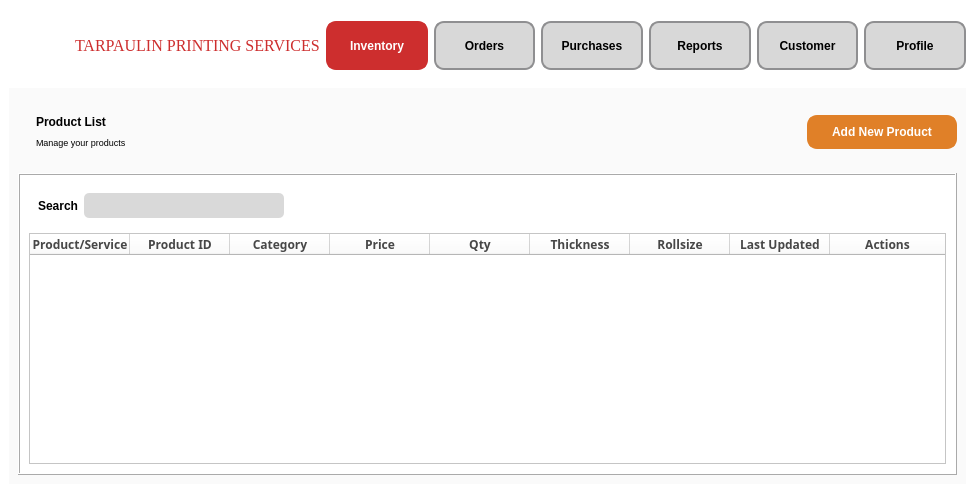
<?xml version="1.0" encoding="UTF-8"?>
<ui version="4.0">
 <class>MainWindow</class>
 <widget class="QMainWindow" name="MainWindow">
  <property name="geometry">
   <rect>
    <x>0</x>
    <y>0</y>
    <width>975</width>
    <height>493</height>
   </rect>
  </property>
  <property name="sizePolicy">
   <sizepolicy hsizetype="Fixed" vsizetype="Fixed">
    <horstretch>0</horstretch>
    <verstretch>0</verstretch>
   </sizepolicy>
  </property>
  <property name="windowTitle">
   <string>MainWindow</string>
  </property>
  <property name="styleSheet">
   <string notr="true">background-color: white;</string>
  </property>
  <widget class="QWidget" name="centralwidget">
   <layout class="QVBoxLayout" name="verticalLayout">
    <item>
     <widget class="QFrame" name="NavbarFrame">
      <property name="enabled">
       <bool>true</bool>
      </property>
      <property name="sizePolicy">
       <sizepolicy hsizetype="Preferred" vsizetype="Preferred">
        <horstretch>0</horstretch>
        <verstretch>0</verstretch>
       </sizepolicy>
      </property>
      <property name="cursor">
       <cursorShape>ArrowCursor</cursorShape>
      </property>
      <property name="styleSheet">
       <string notr="true">QPushButton {
    min-width: 100px; 
    max-width: 150px;
    min-height: 40px;
    max-height: 35px;
	font-size:12px;
	border: 2px solid #8f8f91; 
	border-radius: 10px;
	background-color: #d8d8d8; 
	min-width: 80px; 
	min-height: 30px; 
	padding: 5px; 
	color: black; 
	font-weight: bold; 
}
</string>
      </property>
      <property name="frameShape">
       <enum>QFrame::NoFrame</enum>
      </property>
      <property name="frameShadow">
       <enum>QFrame::Plain</enum>
      </property>
      <layout class="QHBoxLayout" name="horizontalLayout">
       <property name="leftMargin">
        <number>5</number>
       </property>
       <property name="rightMargin">
        <number>0</number>
       </property>
       <item>
        <widget class="QLabel" name="Logo">
         <property name="enabled">
          <bool>true</bool>
         </property>
         <property name="sizePolicy">
          <sizepolicy hsizetype="Fixed" vsizetype="Fixed">
           <horstretch>0</horstretch>
           <verstretch>0</verstretch>
          </sizepolicy>
         </property>
         <property name="minimumSize">
          <size>
           <width>55</width>
           <height>55</height>
          </size>
         </property>
         <property name="maximumSize">
          <size>
           <width>55</width>
           <height>55</height>
          </size>
         </property>
         <property name="cursor">
          <cursorShape>PointingHandCursor</cursorShape>
         </property>
         <property name="autoFillBackground">
          <bool>false</bool>
         </property>
         <property name="styleSheet">
          <string notr="true"/>
         </property>
         <property name="text">
          <string/>
         </property>
         <property name="textFormat">
          <enum>Qt::RichText</enum>
         </property>
         <property name="pixmap">
          <pixmap>static/logo.png</pixmap>
         </property>
         <property name="scaledContents">
          <bool>true</bool>
         </property>
         <property name="wordWrap">
          <bool>false</bool>
         </property>
        </widget>
       </item>
       <item>
        <widget class="QLabel" name="tarp">
         <property name="font">
          <font>
           <family>Georgia</family>
           <pointsize>12</pointsize>
           <weight>9</weight>
           <italic>false</italic>
           <bold>false</bold>
          </font>
         </property>
         <property name="cursor">
          <cursorShape>PointingHandCursor</cursorShape>
         </property>
         <property name="autoFillBackground">
          <bool>false</bool>
         </property>
         <property name="styleSheet">
          <string notr="true">font: 75 12pt &quot;Georgia&quot;;
color: #CD2E2E;</string>
         </property>
         <property name="text">
          <string>TARPAULIN PRINTING SERVICES</string>
         </property>
        </widget>
       </item>
       <item>
        <widget class="QPushButton" name="Inventory">
         <property name="minimumSize">
          <size>
           <width>94</width>
           <height>44</height>
          </size>
         </property>
         <property name="cursor">
          <cursorShape>PointingHandCursor</cursorShape>
         </property>
         <property name="styleSheet">
          <string notr="true">font-size:12px;
color: white;
border: 2px solid #CD2E2E;
background-color: #CD2E2E;
</string>
         </property>
         <property name="text">
          <string>Inventory</string>
         </property>
        </widget>
       </item>
       <item>
        <widget class="QPushButton" name="Order">
         <property name="cursor">
          <cursorShape>PointingHandCursor</cursorShape>
         </property>
         <property name="styleSheet">
          <string notr="true">font-size:12px;</string>
         </property>
         <property name="text">
          <string>Orders</string>
         </property>
        </widget>
       </item>
       <item>
        <widget class="QPushButton" name="Purchase">
         <property name="cursor">
          <cursorShape>PointingHandCursor</cursorShape>
         </property>
         <property name="styleSheet">
          <string notr="true">font-size:12px;</string>
         </property>
         <property name="text">
          <string>Purchases</string>
         </property>
        </widget>
       </item>
       <item>
        <widget class="QPushButton" name="Report">
         <property name="cursor">
          <cursorShape>PointingHandCursor</cursorShape>
         </property>
         <property name="styleSheet">
          <string notr="true">font-size:12px;</string>
         </property>
         <property name="text">
          <string>Reports</string>
         </property>
        </widget>
       </item>
       <item>
        <widget class="QPushButton" name="Customer">
         <property name="cursor">
          <cursorShape>PointingHandCursor</cursorShape>
         </property>
         <property name="styleSheet">
          <string notr="true">font-size:12px;</string>
         </property>
         <property name="text">
          <string>Customer</string>
         </property>
        </widget>
       </item>
       <item>
        <widget class="QPushButton" name="Profile">
         <property name="cursor">
          <cursorShape>PointingHandCursor</cursorShape>
         </property>
         <property name="styleSheet">
          <string notr="true">font-size:12px;</string>
         </property>
         <property name="text">
          <string>Profile</string>
         </property>
        </widget>
       </item>
      </layout>
     </widget>
    </item>
    <item>
     <widget class="QFrame" name="TableContainer">
      <property name="sizePolicy">
       <sizepolicy hsizetype="Expanding" vsizetype="Expanding">
        <horstretch>0</horstretch>
        <verstretch>0</verstretch>
       </sizepolicy>
      </property>
      <property name="minimumSize">
       <size>
        <width>0</width>
        <height>2</height>
       </size>
      </property>
      <property name="layoutDirection">
       <enum>Qt::LeftToRight</enum>
      </property>
      <property name="autoFillBackground">
       <bool>false</bool>
      </property>
      <property name="styleSheet">
       <string notr="true">background-color: #FAFAFA;
width: 100vw;</string>
      </property>
      <property name="frameShape">
       <enum>QFrame::NoFrame</enum>
      </property>
      <property name="frameShadow">
       <enum>QFrame::Plain</enum>
      </property>
      <layout class="QVBoxLayout" name="verticalLayout_2">
       <item>
        <widget class="QFrame" name="Label">
         <property name="sizePolicy">
          <sizepolicy hsizetype="Preferred" vsizetype="Preferred">
           <horstretch>0</horstretch>
           <verstretch>0</verstretch>
          </sizepolicy>
         </property>
         <property name="frameShape">
          <enum>QFrame::NoFrame</enum>
         </property>
         <property name="frameShadow">
          <enum>QFrame::Raised</enum>
         </property>
         <layout class="QHBoxLayout" name="horizontalLayout_4">
          <property name="rightMargin">
           <number>0</number>
          </property>
          <item>
           <widget class="QFrame" name="ProductList">
            <property name="frameShape">
             <enum>QFrame::NoFrame</enum>
            </property>
            <property name="frameShadow">
             <enum>QFrame::Raised</enum>
            </property>
            <layout class="QVBoxLayout" name="verticalLayout_3">
             <item>
              <widget class="QLabel" name="ProductLabel">
               <property name="styleSheet">
                <string notr="true">font-weight: bold;</string>
               </property>
               <property name="text">
                <string>Product List</string>
               </property>
              </widget>
             </item>
             <item>
              <widget class="QLabel" name="manageLabel">
               <property name="font">
                <font>
                 <pointsize>7</pointsize>
                </font>
               </property>
               <property name="text">
                <string>Manage your products</string>
               </property>
              </widget>
             </item>
            </layout>
           </widget>
          </item>
          <item>
           <widget class="QFrame" name="BtnContainer">
            <property name="frameShape">
             <enum>QFrame::NoFrame</enum>
            </property>
            <property name="frameShadow">
             <enum>QFrame::Raised</enum>
            </property>
            <layout class="QHBoxLayout" name="horizontalLayout_3">
             <property name="rightMargin">
              <number>0</number>
             </property>
             <item>
              <spacer name="horizontalSpacer">
               <property name="orientation">
                <enum>Qt::Horizontal</enum>
               </property>
               <property name="sizeHint" stdset="0">
                <size>
                 <width>649</width>
                 <height>20</height>
                </size>
               </property>
              </spacer>
             </item>
             <item>
              <widget class="QPushButton" name="AddProduct">
               <property name="sizePolicy">
                <sizepolicy hsizetype="Preferred" vsizetype="Fixed">
                 <horstretch>0</horstretch>
                 <verstretch>0</verstretch>
                </sizepolicy>
               </property>
               <property name="minimumSize">
                <size>
                 <width>150</width>
                 <height>34</height>
                </size>
               </property>
               <property name="maximumSize">
                <size>
                 <width>150</width>
                 <height>34</height>
                </size>
               </property>
               <property name="cursor">
                <cursorShape>PointingHandCursor</cursorShape>
               </property>
               <property name="styleSheet">
                <string notr="true">font-size:12px;
border: 2px solid #E08028; 
border-radius: 10px;
background-color: #E08028; 
padding: 5px; 
color: white; 
font-weight: bold; frf</string>
               </property>
               <property name="text">
                <string>Add New Product</string>
               </property>
               <property name="icon">
                <iconset>
                 <normaloff>static/add.png</normaloff>static/add.png</iconset>
               </property>
               <property name="iconSize">
                <size>
                 <width>20</width>
                 <height>20</height>
                </size>
               </property>
              </widget>
             </item>
            </layout>
           </widget>
          </item>
         </layout>
        </widget>
       </item>
       <item>
        <widget class="QFrame" name="DataFrame">
         <property name="sizePolicy">
          <sizepolicy hsizetype="Expanding" vsizetype="Expanding">
           <horstretch>0</horstretch>
           <verstretch>0</verstretch>
          </sizepolicy>
         </property>
         <property name="styleSheet">
          <string notr="true">background-color: white;</string>
         </property>
         <property name="frameShape">
          <enum>QFrame::Box</enum>
         </property>
         <property name="frameShadow">
          <enum>QFrame::Raised</enum>
         </property>
         <layout class="QVBoxLayout" name="verticalLayout_4">
          <item>
           <widget class="QFrame" name="SearchFrame">
            <property name="minimumSize">
             <size>
              <width>0</width>
              <height>41</height>
             </size>
            </property>
            <property name="frameShape">
             <enum>QFrame::NoFrame</enum>
            </property>
            <property name="frameShadow">
             <enum>QFrame::Raised</enum>
            </property>
            <layout class="QHBoxLayout" name="horizontalLayout_2">
             <item>
              <widget class="QLabel" name="Search">
               <property name="styleSheet">
                <string notr="true">font-weight: bold;
</string>
               </property>
               <property name="text">
                <string>Search</string>
               </property>
               <property name="alignment">
                <set>Qt::AlignLeading|Qt::AlignLeft|Qt::AlignVCenter</set>
               </property>
              </widget>
             </item>
             <item>
              <widget class="QLineEdit" name="SearchInput">
               <property name="minimumSize">
                <size>
                 <width>0</width>
                 <height>25</height>
                </size>
               </property>
               <property name="maximumSize">
                <size>
                 <width>200</width>
                 <height>25</height>
                </size>
               </property>
               <property name="styleSheet">
                <string notr="true">background-color: #D9D9D9;
border-radius: 5px;

</string>
               </property>
              </widget>
             </item>
             <item>
              <widget class="QLabel" name="Filter">
               <property name="minimumSize">
                <size>
                 <width>25</width>
                 <height>25</height>
                </size>
               </property>
               <property name="maximumSize">
                <size>
                 <width>25</width>
                 <height>25</height>
                </size>
               </property>
               <property name="cursor">
                <cursorShape>PointingHandCursor</cursorShape>
               </property>
               <property name="text">
                <string/>
               </property>
               <property name="pixmap">
                <pixmap>static/filter.png</pixmap>
               </property>
               <property name="scaledContents">
                <bool>true</bool>
               </property>
              </widget>
             </item>
             <item>
              <spacer name="horizontalSpacer_2">
               <property name="orientation">
                <enum>Qt::Horizontal</enum>
               </property>
               <property name="sizeHint" stdset="0">
                <size>
                 <width>610</width>
                 <height>20</height>
                </size>
               </property>
              </spacer>
             </item>
            </layout>
           </widget>
          </item>
          <item>
           <widget class="QTableWidget" name="tableWidget">
            <property name="columnCount">
             <number>9</number>
            </property>
            <attribute name="horizontalHeaderStretchLastSection">
             <bool>true</bool>
            </attribute>
            <column>
             <property name="text">
              <string>Product/Service</string>
             </property>
             <property name="font">
              <font>
               <family>Bahnschrift SemiBold</family>
               <pointsize>9</pointsize>
               <weight>75</weight>
               <bold>true</bold>
               <underline>false</underline>
              </font>
             </property>
             <property name="foreground">
              <brush brushstyle="SolidPattern">
               <color alpha="255">
                <red>71</red>
                <green>71</green>
                <blue>71</blue>
               </color>
              </brush>
             </property>
            </column>
            <column>
             <property name="text">
              <string>Product ID</string>
             </property>
             <property name="font">
              <font>
               <family>Bahnschrift SemiBold</family>
               <weight>75</weight>
               <bold>true</bold>
              </font>
             </property>
             <property name="foreground">
              <brush brushstyle="SolidPattern">
               <color alpha="255">
                <red>71</red>
                <green>71</green>
                <blue>71</blue>
               </color>
              </brush>
             </property>
            </column>
            <column>
             <property name="text">
              <string>Category</string>
             </property>
             <property name="font">
              <font>
               <family>Bahnschrift SemiBold</family>
               <pointsize>9</pointsize>
               <weight>75</weight>
               <bold>true</bold>
              </font>
             </property>
             <property name="foreground">
              <brush brushstyle="SolidPattern">
               <color alpha="255">
                <red>71</red>
                <green>71</green>
                <blue>71</blue>
               </color>
              </brush>
             </property>
            </column>
            <column>
             <property name="text">
              <string>Price</string>
             </property>
             <property name="font">
              <font>
               <family>Bahnschrift SemiBold</family>
               <pointsize>9</pointsize>
               <weight>75</weight>
               <bold>true</bold>
              </font>
             </property>
             <property name="foreground">
              <brush brushstyle="SolidPattern">
               <color alpha="255">
                <red>71</red>
                <green>71</green>
                <blue>71</blue>
               </color>
              </brush>
             </property>
            </column>
            <column>
             <property name="text">
              <string>Qty</string>
             </property>
             <property name="font">
              <font>
               <family>Bahnschrift SemiBold</family>
               <pointsize>9</pointsize>
               <weight>75</weight>
               <bold>true</bold>
              </font>
             </property>
             <property name="foreground">
              <brush brushstyle="SolidPattern">
               <color alpha="255">
                <red>71</red>
                <green>71</green>
                <blue>71</blue>
               </color>
              </brush>
             </property>
            </column>
            <column>
             <property name="text">
              <string>Thickness</string>
             </property>
             <property name="font">
              <font>
               <family>Bahnschrift SemiBold</family>
               <pointsize>9</pointsize>
               <weight>75</weight>
               <bold>true</bold>
              </font>
             </property>
             <property name="foreground">
              <brush brushstyle="SolidPattern">
               <color alpha="255">
                <red>71</red>
                <green>71</green>
                <blue>71</blue>
               </color>
              </brush>
             </property>
            </column>
            <column>
             <property name="text">
              <string>Rollsize</string>
             </property>
             <property name="font">
              <font>
               <family>Bahnschrift SemiBold</family>
               <pointsize>9</pointsize>
               <weight>75</weight>
               <bold>true</bold>
              </font>
             </property>
             <property name="foreground">
              <brush brushstyle="SolidPattern">
               <color alpha="255">
                <red>71</red>
                <green>71</green>
                <blue>71</blue>
               </color>
              </brush>
             </property>
            </column>
            <column>
             <property name="text">
              <string>Last Updated</string>
             </property>
             <property name="font">
              <font>
               <family>Bahnschrift SemiBold</family>
               <pointsize>9</pointsize>
               <weight>75</weight>
               <bold>true</bold>
              </font>
             </property>
             <property name="foreground">
              <brush brushstyle="SolidPattern">
               <color alpha="255">
                <red>71</red>
                <green>71</green>
                <blue>71</blue>
               </color>
              </brush>
             </property>
            </column>
            <column>
             <property name="text">
              <string>Actions</string>
             </property>
             <property name="font">
              <font>
               <family>Bahnschrift SemiBold</family>
               <pointsize>9</pointsize>
               <weight>75</weight>
               <bold>true</bold>
              </font>
             </property>
             <property name="foreground">
              <brush brushstyle="SolidPattern">
               <color alpha="255">
                <red>71</red>
                <green>71</green>
                <blue>71</blue>
               </color>
              </brush>
             </property>
            </column>
           </widget>
          </item>
         </layout>
        </widget>
       </item>
      </layout>
     </widget>
    </item>
   </layout>
  </widget>
 </widget>
 <resources>
  <include location="images.qrc"/>
  <include location="font.qrc"/>
 </resources>
 <connections/>
</ui>
